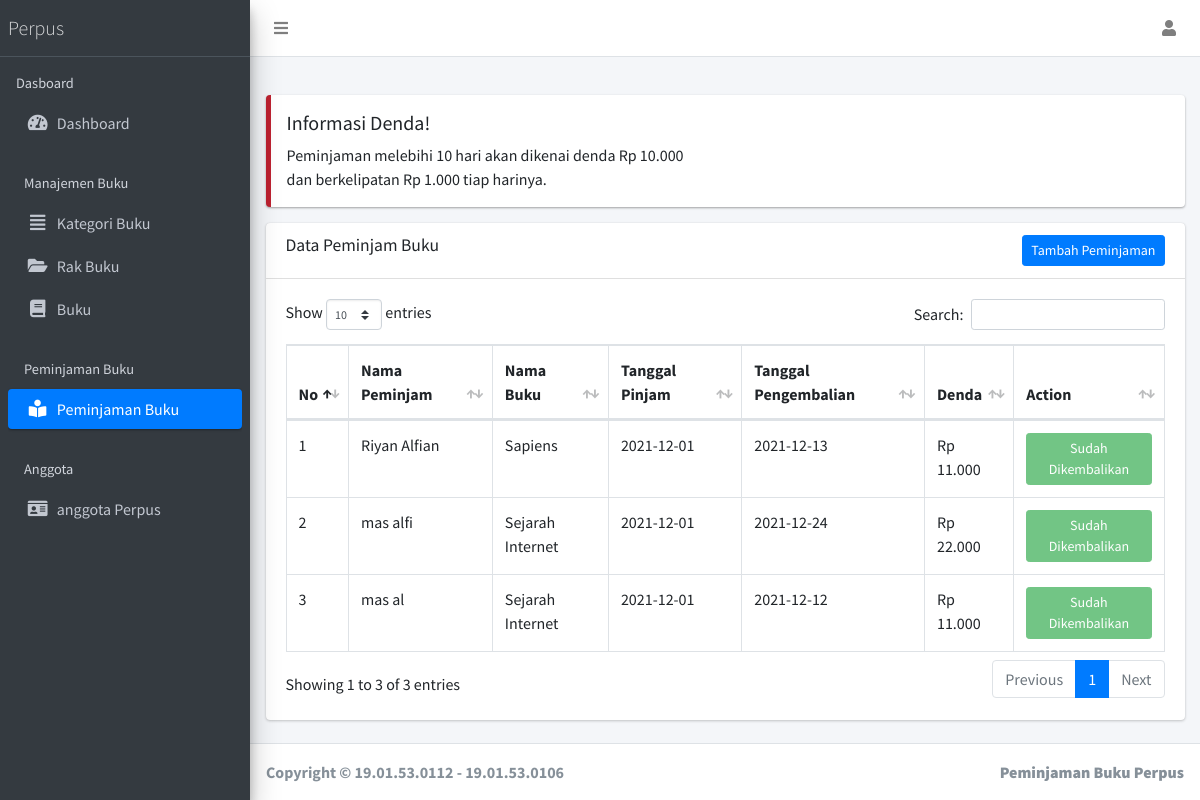
Before: /index.php/public/?page=peminjaman (signed in) with the older database file.
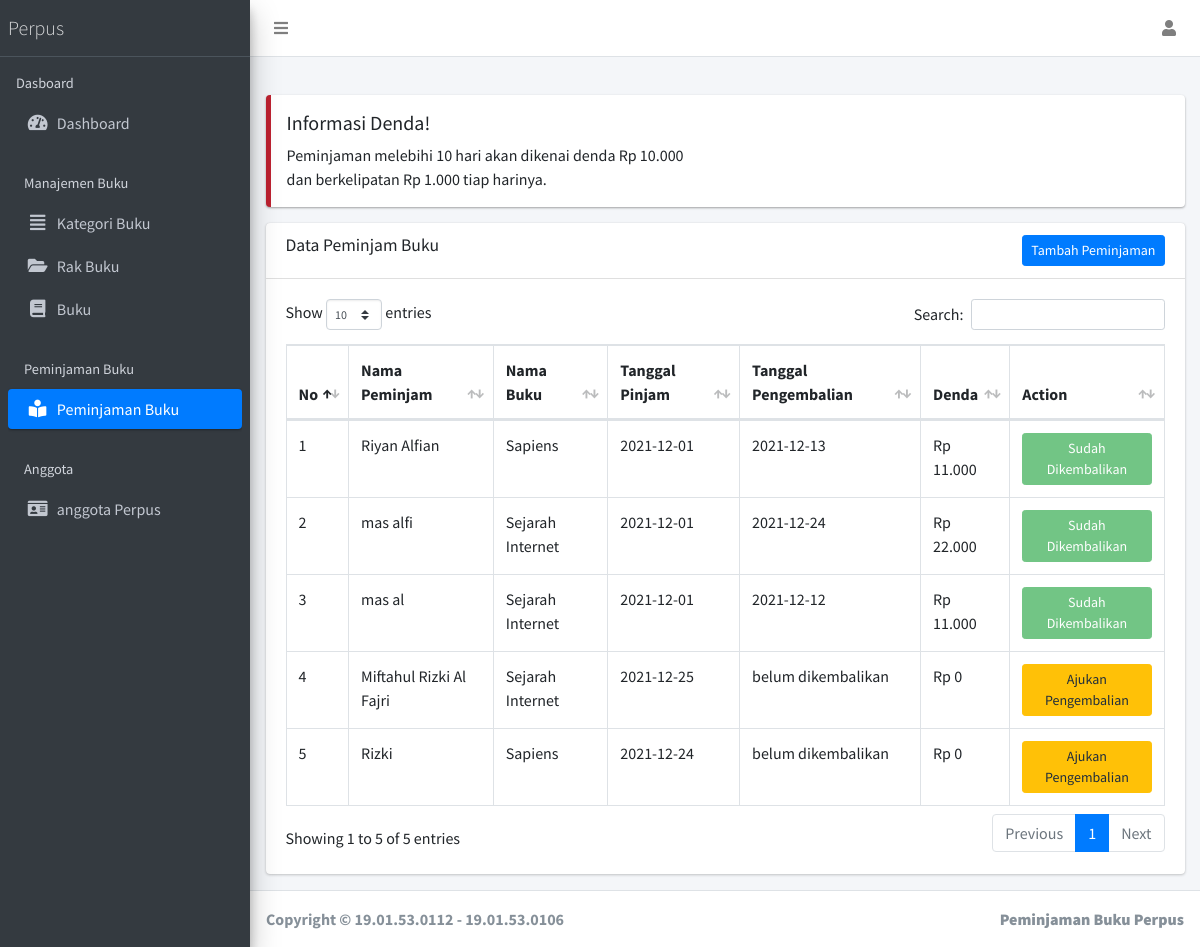
After: the same page with the newer database file.
### tables this page shows
CREATE TABLE `pnjam` (
  `id` int(11) NOT NULL,
  `anggota_id` int(11) NOT NULL,
  `buku_id` int(11) NOT NULL,
  `tanggal_pinjam` date NOT NULL,
  `tanggal_pengembalian` date DEFAULT NULL,
  `denda` bigint(20) DEFAULT 0
);

CREATE TABLE `anggota` (
  `id` int(11) NOT NULL,
  `nama` varchar(255) NOT NULL,
  `alamat` varchar(255) NOT NULL,
  `no_telepon` varchar(255) NOT NULL
);

CREATE TABLE `buku` (
  `id` int(11) NOT NULL,
  `id_kategori` int(11) NOT NULL,
  `nama_buku` varchar(255) NOT NULL,
  `penerbit` varchar(255) NOT NULL,
  `tahun-terbit` varchar(255) NOT NULL,
  `total_buku` int(11) NOT NULL,
  `rak` int(11) NOT NULL
);

### include/koneksi.php (called while the page is built, shortened)
<?php
function baseUrl($url = null)
{
  $uri = explode('/', $_SERVER['REQUEST_URI'])[1];
  $baseUrl = "http://localhost/" . $uri;
  if ($url != null) {
    return $baseUrl . "/" . $url;
  } else {
    return $baseUrl;
  }
}
function moneyFormat($str)
{
  return 'Rp ' . number_format($str, '0', '', '.');
}

### views/main/pinjam/index.php (the view)
<div class="row">
  <div class="col-12">
    <div class="callout callout-danger">
      <h5>Informasi Denda!</h5>
      <p>Peminjaman melebihi 10 hari akan dikenai denda Rp 10.000 <br> dan berkelipatan Rp 1.000 tiap harinya.</p>
    </div>
    <div class="card">
      <div class="card-header">
        <h3 class="card-title">Data Peminjam Buku</h3>
        <a href="?page=add-peminjaman" class="float-right btn-sm btn btn-primary">Tambah Peminjaman</a>
      </div>
      <div class="card-body">
        <table id="example1" class="table table-bordered table-hover">
          <thead>
            <tr>
              <th>No</th>
              <th>Nama Peminjam</th>
              <th>Nama Buku</th>
              <th>Tanggal Pinjam</th>
              <th>Tanggal Pengembalian</th>
              <th>Denda</th>
              <th>Action</th>
            </tr>
          </thead>
          <tbody>
            <?php
            $no = 1;
            $query = "SELECT pnjam.*,anggota.nama,buku.nama_buku FROM pnjam LEFT JOIN anggota ON pnjam.anggota_id = anggota.id LEFT JOIN buku ON pnjam.buku_id = buku.id";
            $sql = mysqli_query($koneksi, $query) or die(mysqli_error($koneksi));
            while ($data = mysqli_fetch_assoc($sql)) : ?>
              <tr>
                <td><?= $no++ ?></td>
                <td><?= $data['nama'] ?></td>
                <td><?= $data['nama_buku'] ?></td>
                <td><?= $data['tanggal_pinjam'] ?></td>
                <td><?= ($data['tanggal_pengembalian'] == null) ? 'belum dikembalikan' : $data['tanggal_pengembalian'] ?></td>
                <td><?= moneyFormat($data['denda']) ?></td>
                <td>
                  <?php if ($data['tanggal_pengembalian'] == null) : ?>
                    <a href="?page=edit-peminjaman&id=<?= $data['id'] ?>" class="btn btn-warning btn-sm">Ajukan Pengembalian</a>
                  <?php else : ?>
                    <button disabled class="btn btn-success btn-sm">Sudah Dikembalikan</button>
                  <?php endif ?>
                </td>
              </tr>
            <?php endwhile ?>
          </tbody>
        </table>
      </div>
    </div>
  </div>
</div>

### views/layout/header.php (shortened to what this page needs)
<!DOCTYPE html>
<html>
<head>
  <link rel="stylesheet" href="<?= baseUrl('/') ?>plugins/fontawesome-free/css/all.min.css">
  <link rel="stylesheet" href="https://code.ionicframework.com/ionicons/2.0.1/css/ionicons.min.css">
  <link rel="stylesheet" href="<?= baseUrl('/') ?>dist/css/adminlte.min.css">
  <link rel="stylesheet" href="<?= baseUrl('/') ?>plugins/overlayScrollbars/css/OverlayScrollbars.min.css">
  <link rel="stylesheet" href="<?= baseUrl('/') ?>plugins/datatables-bs4/css/dataTables.bootstrap4.min.css">
  <link rel="stylesheet" href="<?= baseUrl('/') ?>plugins/datatables-responsive/css/responsive.bootstrap4.min.css">
</head>
<body class="hold-transition sidebar-mini layout-fixed layout-navbar-fixed layout-footer-fixed">
  <div class="wrapper">

### views/layout/navbar.php (shortened to what this page needs)
<nav class="main-header navbar navbar-expand navbar-white navbar-light">
  <ul class="navbar-nav">
    <li class="nav-item">
      <a class="nav-link" data-widget="pushmenu" href="#" role="button"><i class="fas fa-bars"></i></a>
    </li>
  </ul>
  <ul class="navbar-nav ml-auto">
    <li class="nav-item dropdown">
      <a class="nav-link" data-toggle="dropdown" href="#">
        <i class="fas fa-user"></i>
      </a>
    </li>
  </ul>
</nav>

### views/layout/sidebar.php
<?php
$page = @$_GET['page'];
if ($page == 'dashboard'  || $page == '') {
  $dashboard = 'active';
} else if ($page == 'kategori') {
  $kategori = 'active';
} else if ($page == 'buku' || $page == 'add-buku' || $page == 'edit-buku') {
  $buku = 'active';
} else if ($page == 'rak' || $page == 'add-rak' || $page == 'edit-rak') {
  $rak = 'active';
} else if ($page == 'peminjaman' || $page == 'add-peminjaman' || $page == 'edit-peminjaman') {
  $peminjaman = 'active';
} else if ($page == 'anggota' || $page == 'add-anggota' || $page == 'edit-anggota') {
  $anggota = 'active';
}
?>
<aside class="main-sidebar sidebar-dark-primary elevation-4">
  <a href="<?= baseUrl() ?>" class="brand-link">
    <span class="brand-text font-weight-light">Perpus</span>
  </a>
  <div class="sidebar">
    <nav class="mt-2">
      <ul class="nav nav-pills nav-sidebar flex-column" data-widget="treeview" role="menu" data-accordion="false">
        <li class="nav-header">Dasboard</li>
        <li class="nav-item">
          <a href="?page=dashboard" class="nav-link <?= $dashboard ?>">
            <i class="nav-icon fas fa-tachometer-alt"></i>
            <p>
              Dashboard
            </p>
          </a>
        </li>
        <li class="nav-header">Manajemen Buku</li>
        <li class="nav-item">
          <a href="<?= baseUrl('public/?page=kategori') ?>" class="nav-link <?= $kategori ?>">
            <i class="nav-icon fas fa-align-justify"></i>
            <p>
              Kategori Buku
            </p>
          </a>
        </li>
        <li class="nav-item">
          <a href="?page=rak" class="nav-link <?= $rak ?>">
            <i class="nav-icon fas fa-folder-open"></i>
            <p>
              Rak Buku
            </p>
          </a>
        </li>
        <li class="nav-item">
          <a href="?page=buku" class="nav-link <?= $buku ?>">
            <i class="nav-icon fas fa-book"></i>
            <p>
              Buku
            </p>
          </a>
        </li>
        <li class="nav-header">Peminjaman Buku</li>
        <li class="nav-item">
          <a href="?page=peminjaman" class="nav-link <?= $peminjaman ?>">
            <i class="nav-icon fas fa-book-reader"></i>
            <p>
              Peminjaman Buku
            </p>
          </a>
        </li>
        <li class="nav-header">Anggota</li>
        <li class="nav-item">
          <a href="?page=anggota" class="nav-link <?= $anggota ?>">
            <i class="nav-icon fas fa-id-card"></i>
            <p>
              anggota Perpus
            </p>
          </a>
        </li>
      </ul>
    </nav>
  </div>
</aside>

### public/index.php (shortened to what this page needs)
<?php
include_once '../include/koneksi.php';
include '../views/layout/header.php';
include '../views/layout/navbar.php';
include '../views/layout/sidebar.php';
?>
<div class="content-wrapper">
  <div class="content-header">
  </div>
  <section class="content">
    <div class="container-fluid">
      <?php include '../views/layout/main.php' ?>
    </div>
  </section>
</div>
<?php include '../views/layout/footer.php'; ?>

### views/layout/main.php (shortened to what this page needs)
<?php
$page = @$_GET['page'];
switch ($page) {
  case 'peminjaman':
    include '../views/main/pinjam/index.php';
    break;
}

### views/layout/footer.php (shortened to what this page needs)
<footer class="main-footer">
  <strong>Copyright &copy; 19.01.53.0112 - 19.01.53.0106
    <div class="float-right d-none d-sm-inline-block">
      <b>Peminjaman Buku Perpus</b>
    </div>
</footer>
</div>
</body>
</html>

Changed rows visible on the page:
added pnjam: anggota.nama "Miftahul Rizki Al Fajri", buku.nama_buku "Sejarah Internet", tanggal_pinjam "2021-12-25", shows "belum dikembalikan", denda "Rp 0"
added pnjam: anggota.nama "Rizki", buku.nama_buku "Sapiens", tanggal_pinjam "2021-12-24", shows "belum dikembalikan", denda "Rp 0"
Other visible differences:
text written by a page script: "Show entries Search: Showing 1 to 3 of 3 entries Previous 1 Next" → "Show entries Search: Showing 1 to 5 of 5 entries Previous 1 Next"
